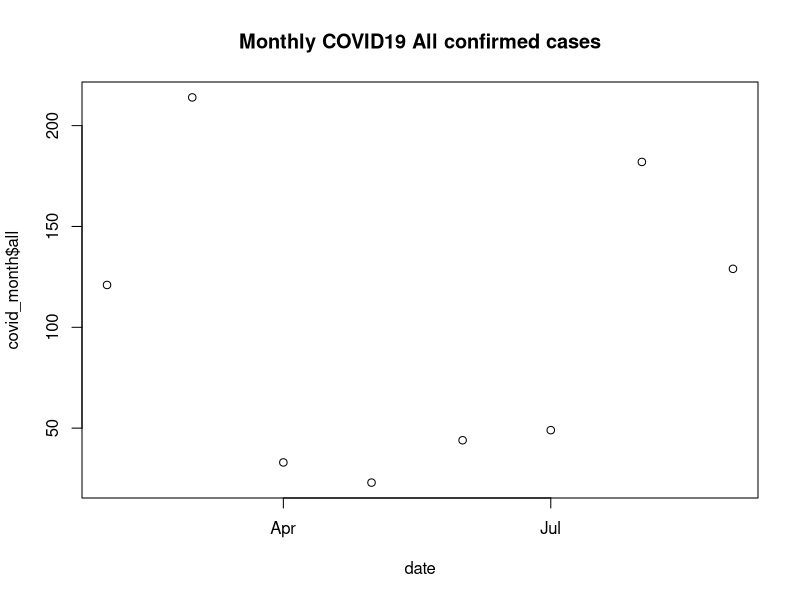
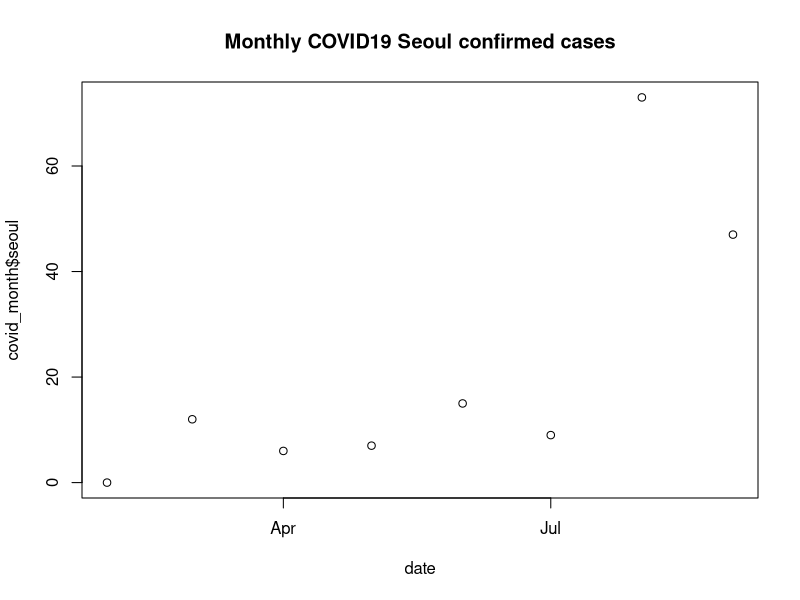
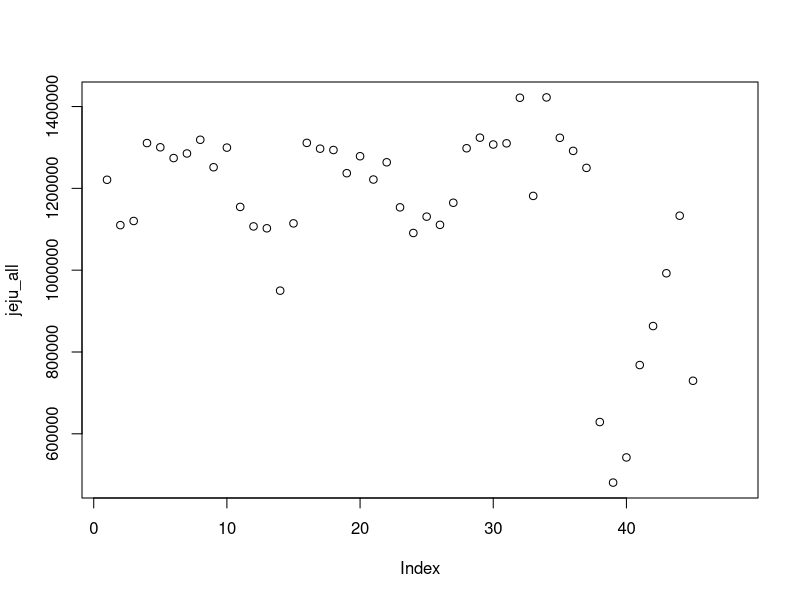
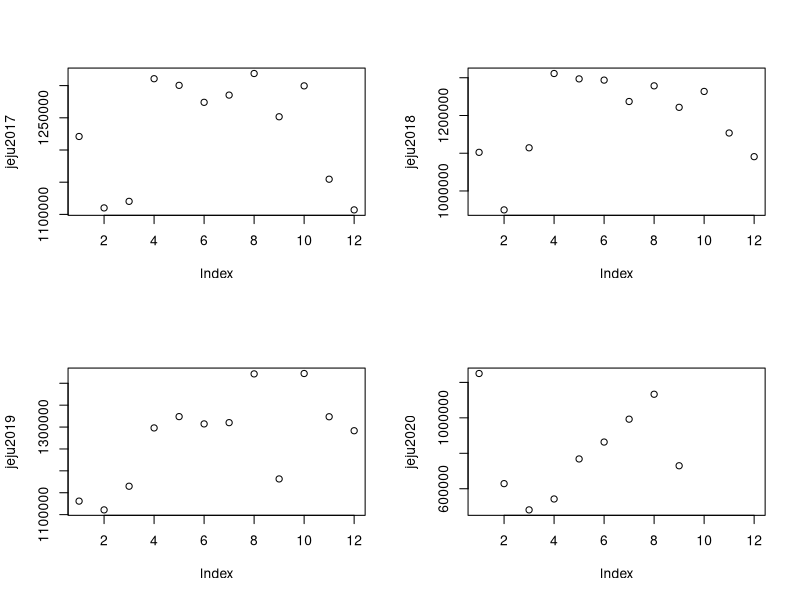

Recreate these plots in R, in order.
install.packages("ggplot2")
install.packages("corrplot")
install.packages("readxl")

library(ggplot2)
library(corrplot)
library(readxl)

setwd("C:/R/")

covid_month = read.csv("COVID19_month.csv")
covid_month = covid_month[0:8, ]
covid_month$date = as.Date(covid_month$date)
covid_month$all = as.integer(covid_month$all)
covid_month$seoul = as.integer(covid_month$seoul)
plot(covid_month$date, covid_month$all, xlab = "date", main = "Monthly COVID19 All confirmed cases")
plot(covid_month$date, covid_month$seoul, xlab = "date", main = "Monthly COVID19 Seoul confirmed cases")


jeju = read_excel("jeju_tourist.xlsx")
jeju2017 = jeju$"2017"
jeju2018 = jeju$"2018"
jeju2019 = jeju$"2019"
jeju2020 = jeju$"2020"
jeju_all = c(jeju2017, jeju2018, jeju2019, jeju2020)

par(mfrow = c(1,1))
plot(jeju_all)

par(mfrow = c(2,2))
plot(jeju2017)
plot(jeju2018)
plot(jeju2019)
plot(jeju2020)

cor.test(covid_month$all, jeju2020[2:9])
